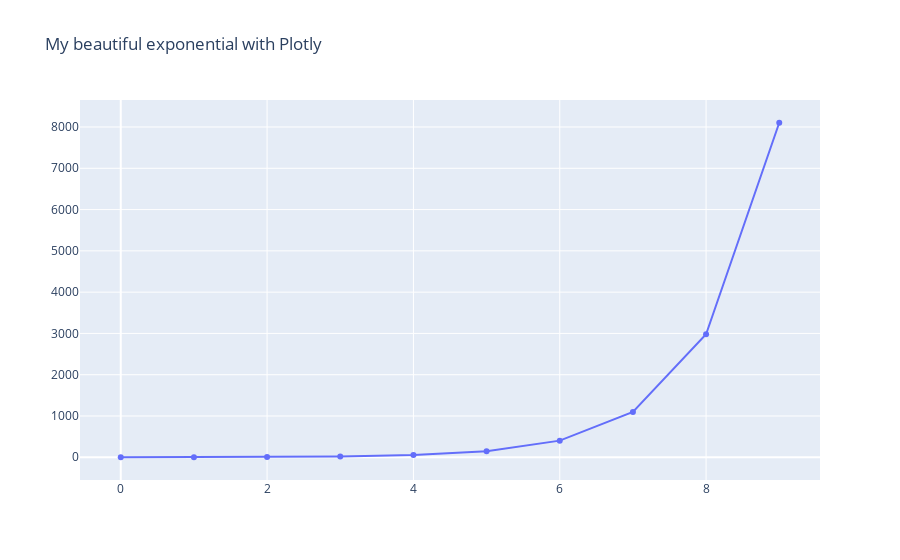

Notebook cell for this chart:
### Markdown cell above
Let's make the same graph with plotly express (cf https://plotly.com/python/line-and-scatter/)

### Code cell
import plotly.express as px

fig = px.scatter(x,y)
fig.update_layout(title='My beautiful exponential with Plotly')
figure.show()

### Figure 1 — Plotly figure (JSON) as saved in the notebook; plotly's stock layout.template omitted (floating-point values rounded to 4 significant figures)
{"data": [{"type": "scatter", "x": [0, 1, 2, 3, 4, 5, 6, 7, 8, 9], "y": [1.0, 2.718, 7.389, 20.09, 54.6, 148.4, 403.4, 1097.0, 2981.0, 8103.0]}], "layout": {"title": {"text": "My beautiful exponential with Plotly"}}}
